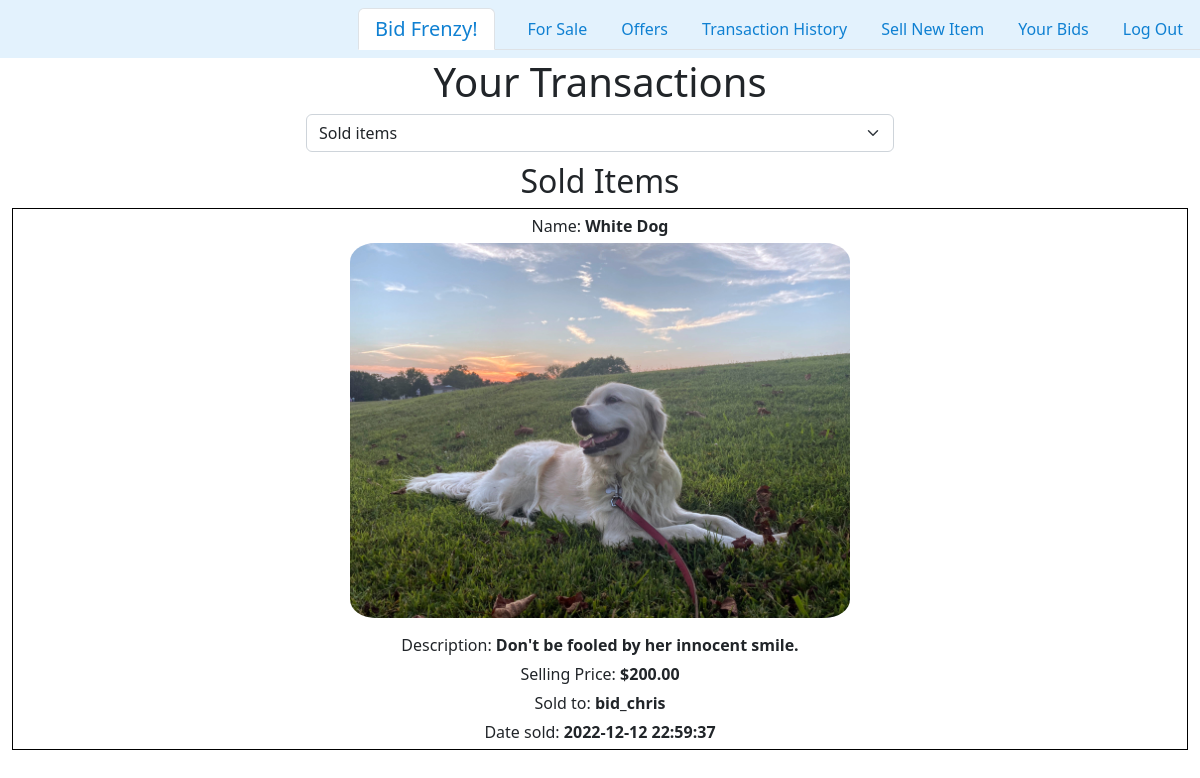
Page /transactions (signed in) on the earlier database version.
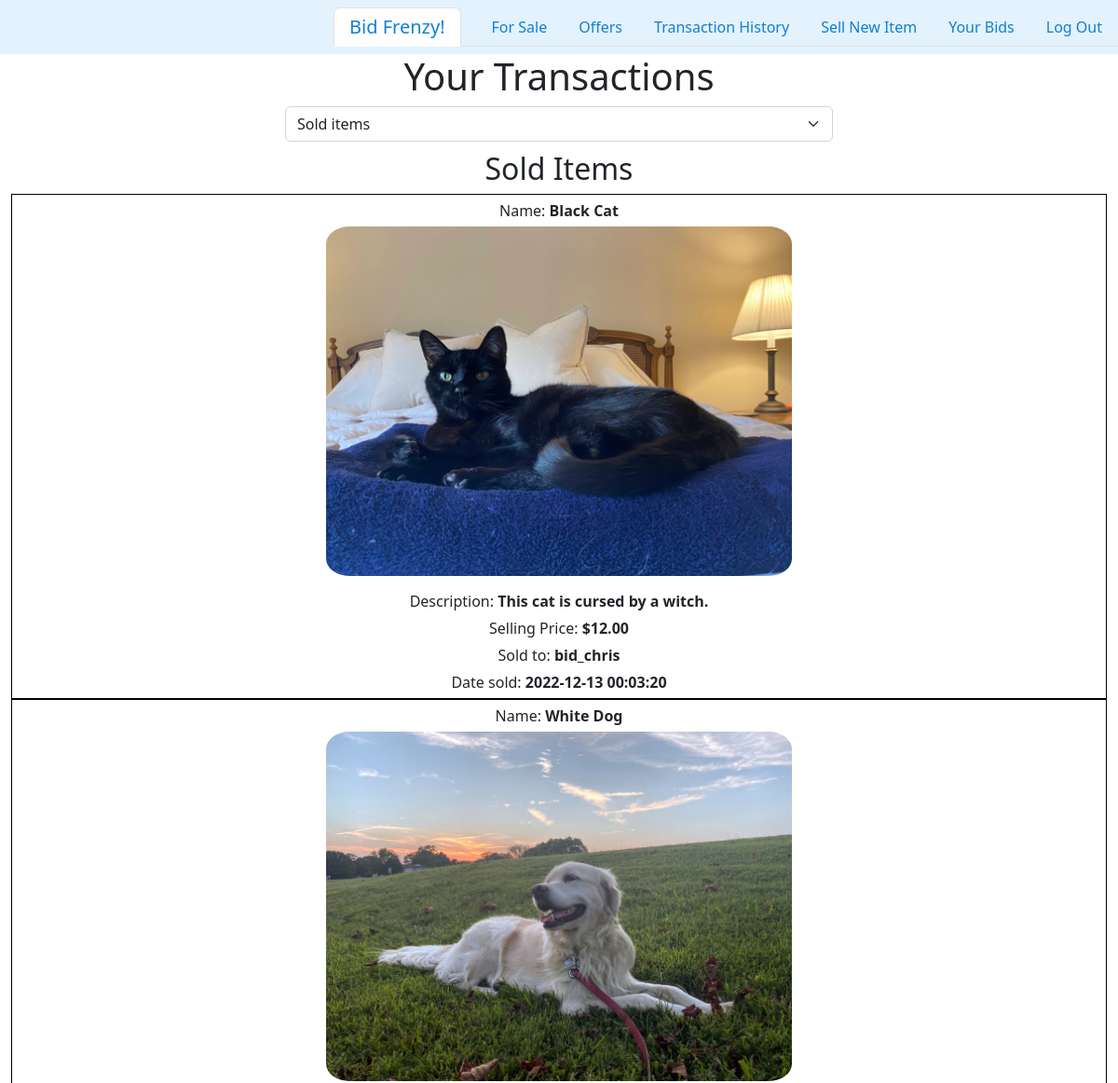
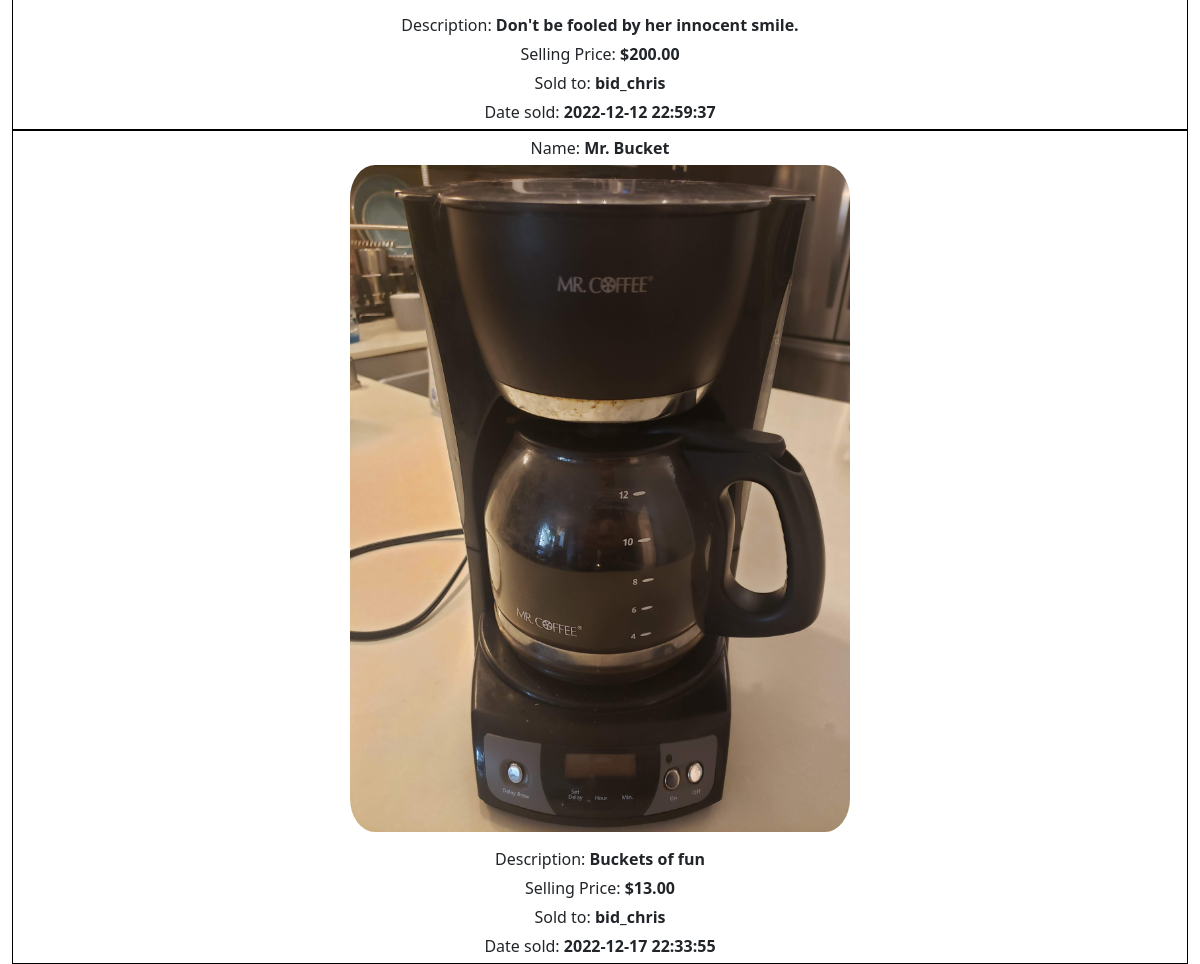
Same page on the later database version (2 pictures, top to bottom).
### tables this page shows
CREATE TABLE items (id INTEGER PRIMARY KEY AUTOINCREMENT, name TEXT NOT NULL, description TEXT NOT NULL, filename TEXT NOT NULL, ownerId INTEGER, askingPrice INTEGER, saleStatus TEXT NOT NULL);

CREATE TABLE bids (id INTEGER PRIMARY KEY AUTOINCREMENT, itemId INTEGER, bidderId INTEGER, sellerId INTEGER, offerPrice INTEGER, offerStatus TEXT NOT NULL, datetime INTEGER);

CREATE TABLE users (id INTEGER PRIMARY KEY AUTOINCREMENT, username TEXT NOT NULL, passwordHash TEXT NOT NULL, cash INTEGER);

### app.py (the view)
@app.route("/transactions", methods=["GET", "POST"])
def transactions():
        user_id = session["user_id"]
        soldItems = db.execute("SELECT * FROM items WHERE ownerId = ? AND salestatus = 'sold'", user_id)
        if len(soldItems) > 0:
            for item in soldItems:
                item['filename'] = f"./static/saved/{item['filename']}"
                itemId = item['id']
                saleInfo = db.execute("SELECT * FROM bids WHERE itemId = ? AND offerStatus = 'sold'", itemId)
                if len(saleInfo) > 0:
                    item['bidsInfo'] = saleInfo[0]
                    item['bidsInfo']['bidderName'] = db.execute("SELECT username FROM users WHERE id = ?", item['bidsInfo']['bidderId'])[0]['username']
                else:
                    soldItems = False
        else:
            soldItems = False
        boughtItems = db.execute("SELECT * FROM items JOIN bids ON items.id = bids.itemId WHERE bids.bidderId = ? AND bids.offerStatus = 'sold' AND items.saleStatus = 'sold'", user_id)
        if len(boughtItems) > 0:
            for item in boughtItems:
                item['filename'] = f"./static/saved/{item['filename']}"
                itemId = item['id']
                sellerName = db.execute("SELECT username FROM users WHERE id = ?", item['ownerId'])
                item['sellerName'] = sellerName[0]['username']
        boughtItems = boughtItems
        return render_template("transactions.html", soldItems = soldItems, boughtItems=boughtItems)

### app.py (called while the page is built)
@app.after_request
def after_request(response):
    response.headers["Cache-Control"] = "no-cache, no-store, must-revalidate"
    response.headers["Expires"] = 0
    response.headers["Pragma"] = "no-cache"
    return response

### templates/transactions.html (shortened to what this page needs)
{% extends "layout.html" %} {% block title %} Your Transactions {% endblock %}
{% block main %}
<h1>Your Transactions</h1>
<select class="form-select" name="transactions">
  <option value="sold">Sold items</option>
</select>
<div id="sold-items" class="flex-container">
  {% if soldItems %}
  <h2>Sold Items</h2>
  {% for soldItem in soldItems %}
  <div class="bordered">
    <p>Name: <span class="bold">{{ soldItem['name'] }}</span></p>
    <img src="{{ soldItem['filename'] }}" width="500" />
    <p>Description: <span class="bold">{{ soldItem['description'] }}</span></p>
    <p>Selling Price: <span class="bold">{{ soldItem['bidsInfo']['offerPrice'] }}</span></p>
    <p>Sold to: <span class="bold">{{ soldItem['bidsInfo']['bidderName'] }}</span></p>
    <p>Date sold: <span class="bold">{{ soldItem['bidsInfo']['datetime'] }}</span></p>
  </div>
  {% endfor %}
  {% endif %}
</div>
  {% endblock %}

### templates/layout.html (shortened to what this page needs)
<!DOCTYPE html>
<html lang="en">
  <head>
    <link
      href="https://cdn.jsdelivr.net/npm/bootstrap@5.2.3/dist/css/bootstrap.min.css"
      rel="stylesheet"
    />
    <link rel="stylesheet" href="./static/styles/styles.css" type="text/css">
  </head>
  <body id="everything">
    <nav
      class="navbar sticky-top justify-content-end"
      style="background-color: #e3f2fd">
      {% if session["user_id"] %}
      <ul class="nav nav-tabs">
        <li class="nav-item">
          <a href="./index"
          class="nav-link active navbar-brand" aria-current="page">Bid Frenzy!</a>
        </li>
        <li class="nav-item">
          <a href="./forsale"
          class="nav-link">For Sale</a>
        </li>
        <li class="nav-item">
            <a href="./offers"
            class="nav-link">Offers</a>
        </li>
        <li class="nav-item">
          <a href="./transactions"
          class="nav-link">Transaction History</a>
        </li>
        <li class="nav-item">
          <a href="./createsale"
          class="nav-link">Sell New Item</a>
        </li>
        <li class="nav-item">
          <a href="./yourbids"
          class="nav-link">Your Bids</a>
        </li>
        <li class="nav-item">
          <a href="./login"
          class="nav-link">Log Out</a>
        </li>
      </ul>
      {% endif %}
    </nav>
    <main class="container-fluid text-center">
        {% block main %}{% endblock %}
    </main>
  </body>
</html>

### static/styles/styles.css (style rules this page uses)
nav .nav li a { color: #0f80d2 !important; }
img { border-radius: 5%; margin-bottom: 10px; }
p { margin: 5px 0px; }
.flex-container { display: flex; flex-direction: column; }
.bordered { border: 1px solid black; }
.bold { font-weight: bold; }
.form-select { width: 50%; margin: auto; margin-bottom: 10px; }

Differences in the rows shown:
now on this page (row edited): items: name "Black Cat", filename (picture), description "This cat is cursed by a witch.", bidsInfo.offerPrice "$12.00", bidsInfo.bidderName "bid_chris", bidsInfo.datetime "2022-12-13 00:03:20"
now on this page (row edited): items: name "Mr. Bucket", filename (picture), description "Buckets of fun", bidsInfo.offerPrice "$13.00", bidsInfo.bidderName "bid_chris", bidsInfo.datetime "2022-12-17 22:33:55"
